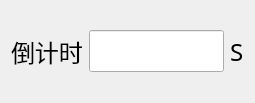
<?xml version="1.0" encoding="UTF-8"?>
<ui version="4.0">
 <class>countdownForm</class>
 <widget class="QWidget" name="countdownForm">
  <property name="geometry">
   <rect>
    <x>0</x>
    <y>0</y>
    <width>255</width>
    <height>103</height>
   </rect>
  </property>
  <property name="windowTitle">
   <string>请耐心等候</string>
  </property>
  <layout class="QGridLayout" name="gridLayout">
   <item row="0" column="0">
    <layout class="QHBoxLayout" name="horizontalLayout">
     <item>
      <widget class="QLabel" name="label">
       <property name="font">
        <font>
         <family>微软雅黑</family>
         <pointsize>18</pointsize>
        </font>
       </property>
       <property name="text">
        <string>倒计时</string>
       </property>
      </widget>
     </item>
     <item>
      <widget class="QLineEdit" name="lineEdit">
       <property name="font">
        <font>
         <family>微软雅黑</family>
         <pointsize>18</pointsize>
        </font>
       </property>
      </widget>
     </item>
     <item>
      <widget class="QLabel" name="label_3">
       <property name="font">
        <font>
         <family>微软雅黑</family>
         <pointsize>18</pointsize>
        </font>
       </property>
       <property name="text">
        <string>S</string>
       </property>
      </widget>
     </item>
    </layout>
   </item>
  </layout>
 </widget>
 <resources/>
 <connections/>
</ui>
